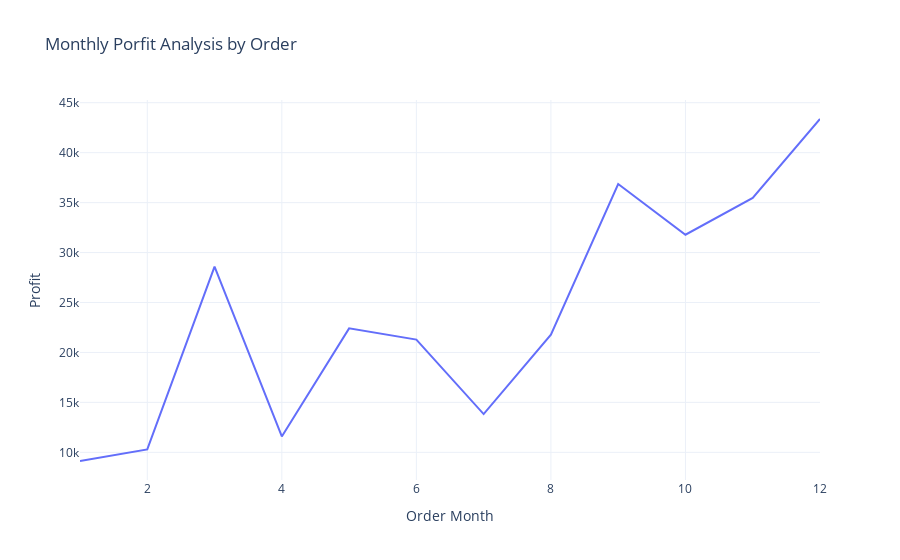

The notebook cell this image was saved under:
### Code cell
profit_by_month = data.groupby('Order Month')['Profit'].sum().reset_index()
fig = px.line(profit_by_month,
              x="Order Month",
              y = 'Profit',
              #text='Profit',
              title="Monthly Porfit Analysis by Order")
fig.show()

### Figure 1 — Plotly figure (JSON) as saved in the notebook; plotly's stock layout.template omitted (floating-point values rounded to 4 significant figures)
{"data": [{"hovertemplate": "Order Month=%{x}<br>Profit=%{y}<extra></extra>", "legendgroup": "", "line": {"color": "#636efa", "dash": "solid"}, "marker": {"symbol": "circle"}, "mode": "lines", "name": "", "orientation": "v", "showlegend": false, "type": "scatter", "x": [1, 2, 3, 4, 5, 6, 7, 8, 9, 10, 11, 12], "xaxis": "x", "y": [9134.0, 10290.0, 28590.0, 11590.0, 22410.0, 21290.0, 13830.0, 21780.0, 36860.0, 31780.0, 35470.0, 43370.0], "yaxis": "y"}], "layout": {"legend": {"tracegroupgap": 0}, "title": {"text": "Monthly Porfit Analysis by Order"}, "xaxis": {"anchor": "y", "domain": [0, 1], "title": {"text": "Order Month"}}, "yaxis": {"anchor": "x", "domain": [0, 1], "title": {"text": "Profit"}}}}
